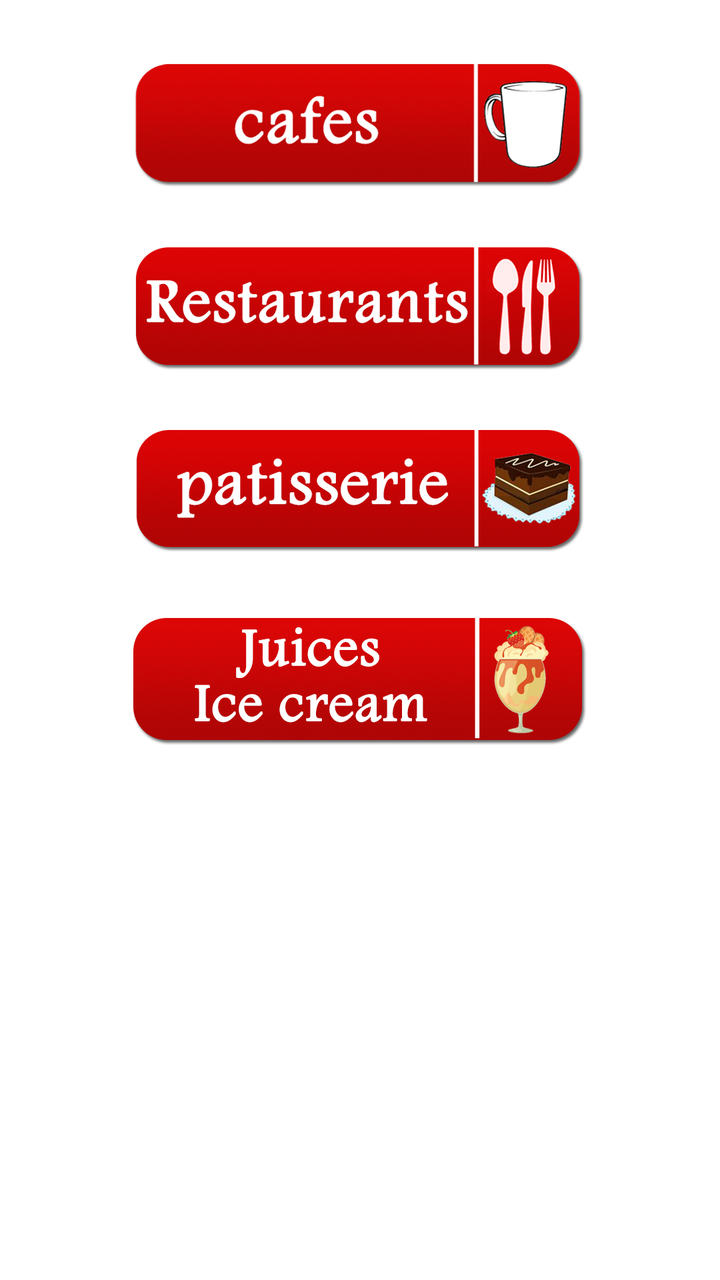
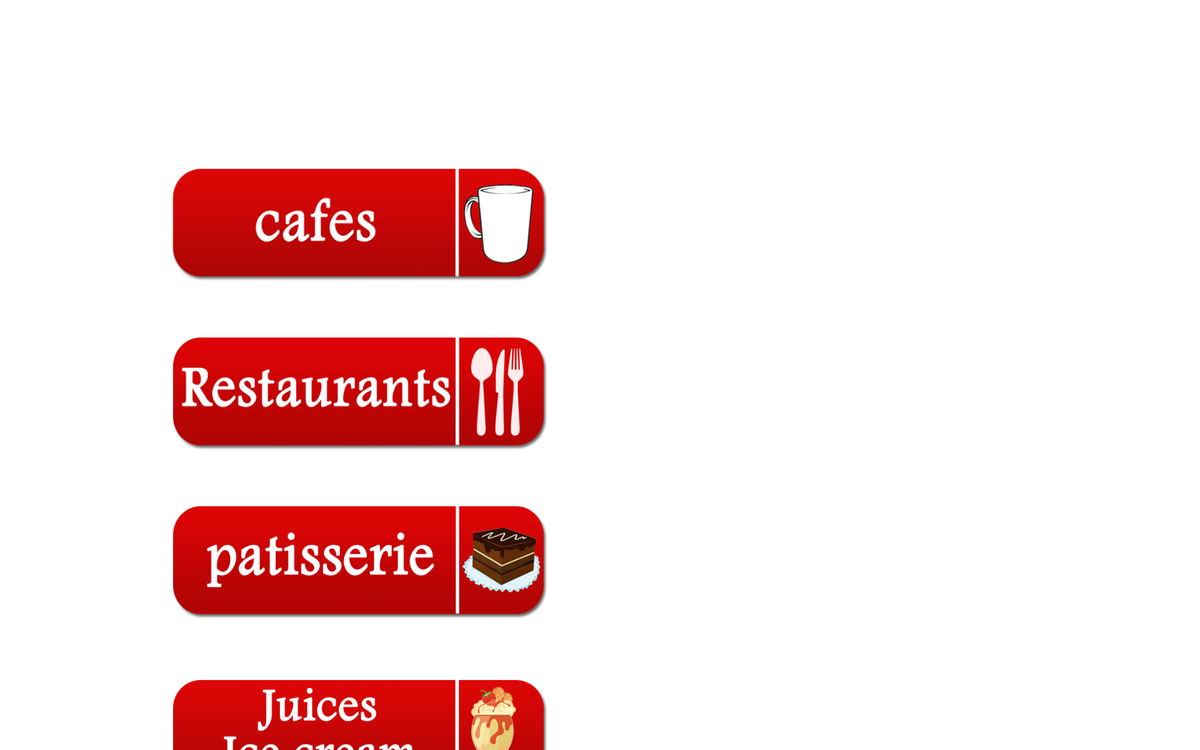

One screen, two layout resources from the same app: the default and the repository's alternative for another configuration. Each is rendered where Android would select it; the XML of both is given below.
<!-- AndroidManifest.xml: application theme android:DeviceDefault.Light.ButtonBar -->
<!-- res/layout/menu.xml -->
<?xml version="1.0" encoding="utf-8"?>
<RelativeLayout xmlns:android="http://schemas.android.com/apk/res/android"
    android:layout_width="fill_parent"
    android:layout_height="fill_parent"
    android:background="@drawable/back"
     >

    <ScrollView
        android:id="@+id/scrollView1"
        android:layout_width="fill_parent"
        android:layout_height="fill_parent" >

        <RelativeLayout
            android:layout_width="fill_parent"
            android:layout_height="521dp" >

            <ImageButton
                android:id="@+id/cafe"
                android:layout_width="wrap_content"
                android:layout_height="wrap_content"
                android:layout_alignLeft="@+id/rest"
                android:layout_alignRight="@+id/rest"
                android:layout_marginTop="32dp"
                android:background="@drawable/cafe" />

            <ImageButton
                android:id="@+id/rest"
                android:layout_width="wrap_content"
                android:layout_height="wrap_content"
                android:layout_below="@+id/cafe"
                android:layout_centerHorizontal="true"
                android:layout_marginTop="30dp"
                android:background="@drawable/rests" />
            <ImageButton
                android:id="@+id/pat"
                android:layout_width="wrap_content"
                android:layout_height="wrap_content"
                android:layout_below="@+id/rest"
                android:layout_centerHorizontal="true"
                android:layout_marginTop="30dp"
                android:background="@drawable/pat" />
            <ImageButton
                android:id="@+id/ice"
                android:layout_width="wrap_content"
                android:layout_height="wrap_content"
                android:layout_below="@+id/pat"
                android:layout_centerHorizontal="true"
                android:layout_marginTop="30dp"
                android:background="@drawable/ice" />

        </RelativeLayout>

    </ScrollView>

</RelativeLayout>
<!-- resources referenced by this layout -->
<resources>
  <!-- drawable cafe: png bitmap (drawable-xxhdpi, 95308 bytes) -->
  <!-- drawable ice: png bitmap (drawable-xxhdpi, 99812 bytes) -->
  <!-- drawable pat: png bitmap (drawable-xxhdpi, 117606 bytes) -->
  <!-- drawable rests: png bitmap (drawable-xxhdpi, 104353 bytes) -->
</resources>
<!-- res/layout-xlarge/menu.xml (the repository's variant of the layout above) -->
<!-- drawn on a large tablet held sideways -->
<?xml version="1.0" encoding="utf-8"?>
<RelativeLayout xmlns:android="http://schemas.android.com/apk/res/android"
    android:layout_width="fill_parent"
    android:layout_height="fill_parent"
    android:background="@drawable/back"
     >

    <ScrollView
        android:id="@+id/scrollView1"
        android:layout_width="fill_parent"
        android:layout_height="fill_parent" >

        <RelativeLayout
            android:layout_width="match_parent"
            android:layout_height="1129dp" >

            <ImageButton
                android:id="@+id/cafe"
                android:layout_width="400dp"
                android:layout_height="120dp"
                android:layout_alignParentLeft="true"
                android:layout_alignParentTop="true"
                android:layout_marginLeft="184dp"
                android:layout_marginTop="180dp"
                android:background="@drawable/cafe" />

            <ImageButton
                android:id="@+id/rest"
                android:layout_width="400dp"
                android:layout_height="120dp"
                android:layout_alignParentLeft="true"
                android:layout_below="@+id/cafe"
                android:layout_marginLeft="184dp"
                android:layout_marginTop="60dp"
                android:background="@drawable/rests" />
            
            <ImageButton
                android:id="@+id/pat"
                android:layout_width="400dp"
                android:layout_height="120dp"
                android:layout_alignParentLeft="true"
                android:layout_below="@+id/rest"
                android:layout_marginLeft="184dp"
                android:layout_marginTop="60dp"
                android:background="@drawable/pat" />
             <ImageButton
                android:id="@+id/ice"
                android:layout_width="400dp"
                android:layout_height="120dp"
                android:layout_alignParentLeft="true"
                android:layout_below="@+id/pat"
                android:layout_marginLeft="184dp"
                android:layout_marginTop="60dp"
                android:background="@drawable/ice" />
        </RelativeLayout>

</ScrollView>
</RelativeLayout>
